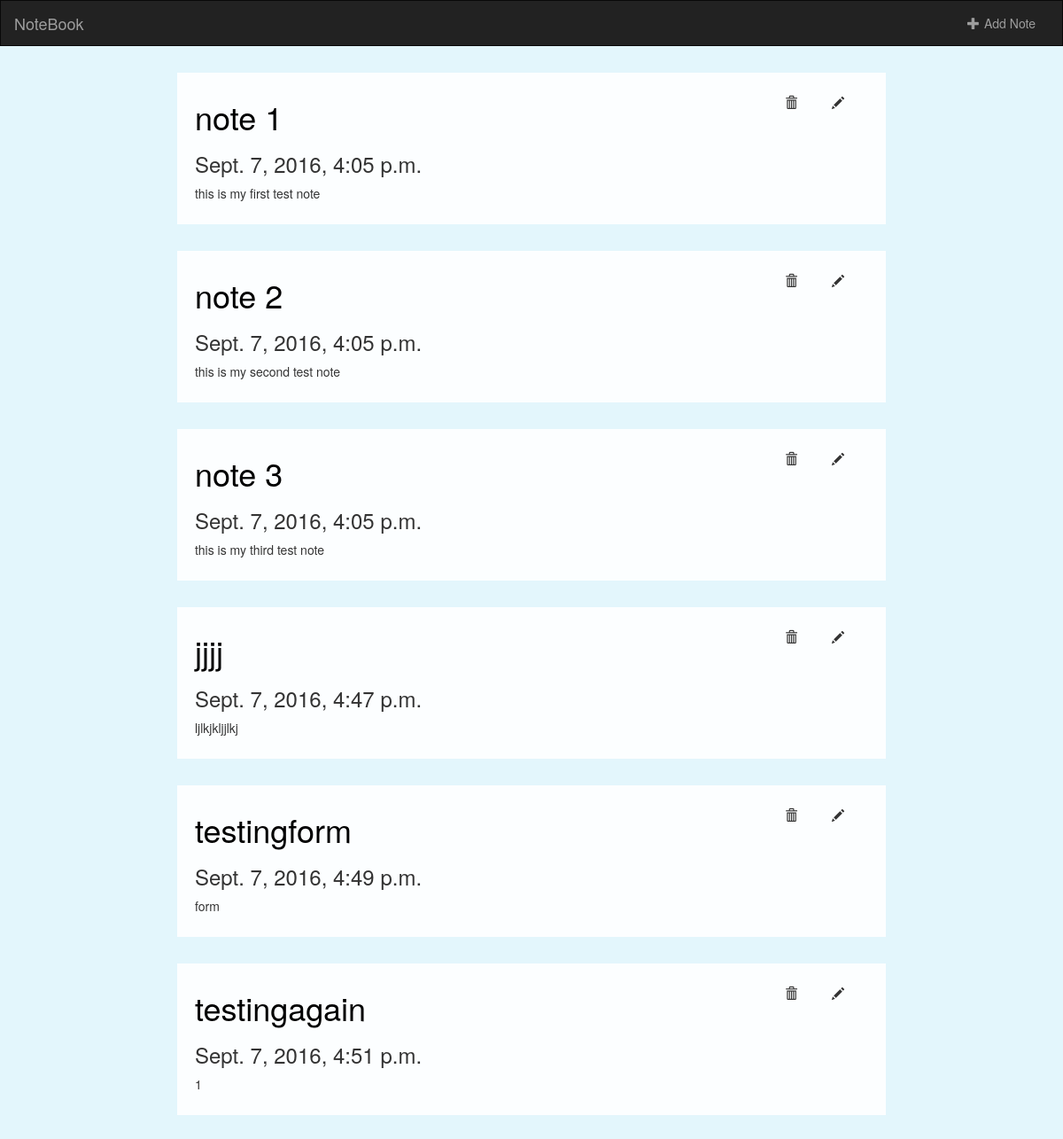
Page /notes/ on the earlier database version.
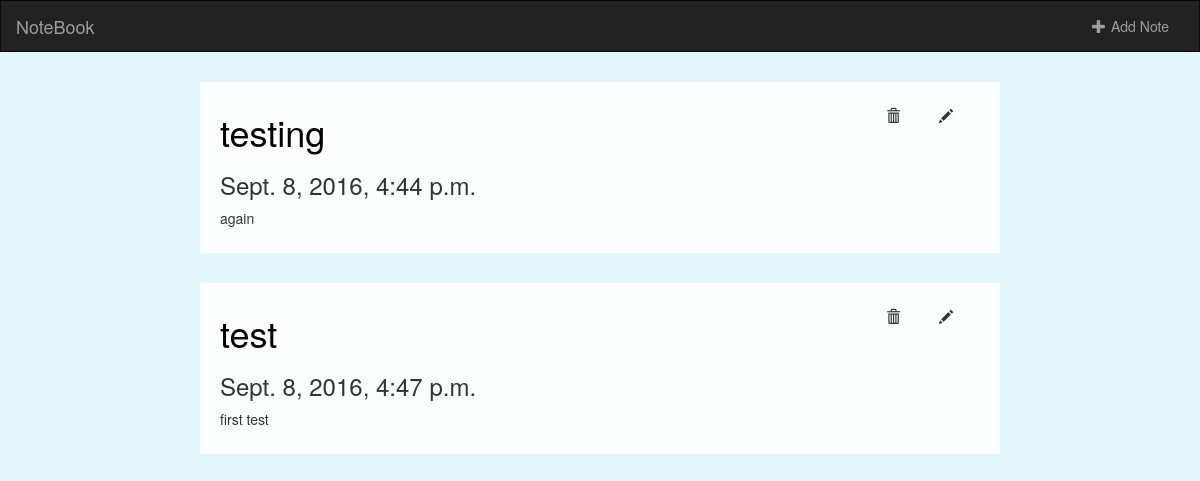
Same page on the later database version.
### notes/models.py (models this page shows, shortened)
class Note(models.Model):
  note_title = models.CharField(max_length=250)
  body = models.CharField(max_length=10000)
  created_date = models.DateTimeField(default=now, blank=True)
  def __str__(self):
    return self.note_title

### notes/views.py (the view)
class IndexView(generic.ListView):
  template_name = 'notes/index.html'
  def get_queryset(self):
    return Note.objects.all()

### notes/templates/notes/index.html (shortened to what this page needs)
{% extends 'notes/base.html' %}
{% block body %}
{% if object_list %}
<div class="note-list">
  {% for note in object_list %}
    <div class="single-note col-md-8">
      <form action="{% url 'notes:note-update' note.id %}" method="get">
        <button class="btn pull-right" type="submit">
          <span class="glyphicon glyphicon-pencil"></span>
        </button>
      </form>
      <form action="{% url 'notes:note-delete' note.id %}" method="post">
        <button class="btn pull-right" type="submit">
          <span class="glyphicon glyphicon-trash"></span>
        </button>
      </form>
      <h1><a href="{% url 'notes:detail' note.id %}" class="note-title">{{ note }}</a></h1>
      <h3>{{ note.created_date }}</h3>
      <p>{{note.body}}</p>
    </div>
  {% endfor %}
</div>
{% else %}
  <h3>You haven't created any notes yet!</h3>
{% endif %}
{% endblock %}

### notes/templates/notes/base.html (shortened to what this page needs)
<!DOCTYPE html>
<head>
  {% load staticfiles %}
  <link rel="stylesheet" href="https://maxcdn.bootstrapcdn.com/bootstrap/3.3.7/css/bootstrap.min.css">
  <link rel="stylesheet" type="text/css" href="{% static 'notes/style.css' %}"/>
</head>
<body>
<nav class="navbar navbar-inverse">
    <div class="container-fluid">
      <div class="navbar-header">
        <a class="navbar-brand" href="{% url 'notes:index' %}">NoteBook</a>
      </div>
      <div class="collapse navbar-collapse" id="topNavBar">
        <ul class="nav navbar-nav navbar-right">
          <li class="">
            <a href="{% url 'notes:note-add' %}">
              <span class="glyphicon glyphicon-plus" aria-hidden="true"></span>Add Note
            </a>
          </li>
        </ul>
      </div>
    </div>
</nav>
{% block body %}
{% endblock %}
</body>
</html>

### notes/static/notes/style.css (style rules this page uses)
body { background-color: #E3F6FC; }
.navbar { border-radius: 0; }
.single-note { float: none; margin: 30px auto; background: rgba(255,255,255,0.9); padding: 10px 30px 15px 20px; }
.note-title { color: black; }
.btn { background-color: transparent; background-repeat:no-repeat; border: none; cursor:pointer; overflow: hidden; outline:none; }
.glyphicon { padding-left: 10px; padding-right: 5px; }
.glyphicon-trash, .glyphicon-pencil { float: right; margin-top: 10px; }

Differences in the rows shown:
removed Note: note_title "note 1", created_date "Sept. 7, 2016, 4:05 p.m.", body "this is my first test note"
removed Note: note_title "note 2", created_date "Sept. 7, 2016, 4:05 p.m.", body "this is my second test note"
removed Note: note_title "note 3", created_date "Sept. 7, 2016, 4:05 p.m.", body "this is my third test note"
removed Note: note_title "jjjj", created_date "Sept. 7, 2016, 4:47 p.m.", body "ljlkjkljjlkj"
removed Note: note_title "testingform", created_date "Sept. 7, 2016, 4:49 p.m.", body "form"
removed Note: note_title "testingagain", created_date "Sept. 7, 2016, 4:51 p.m.", body "1"
added Note: note_title "testing", created_date "Sept. 8, 2016, 4:44 p.m.", body "again"
added Note: note_title "test", created_date "Sept. 8, 2016, 4:47 p.m.", body "first test"
